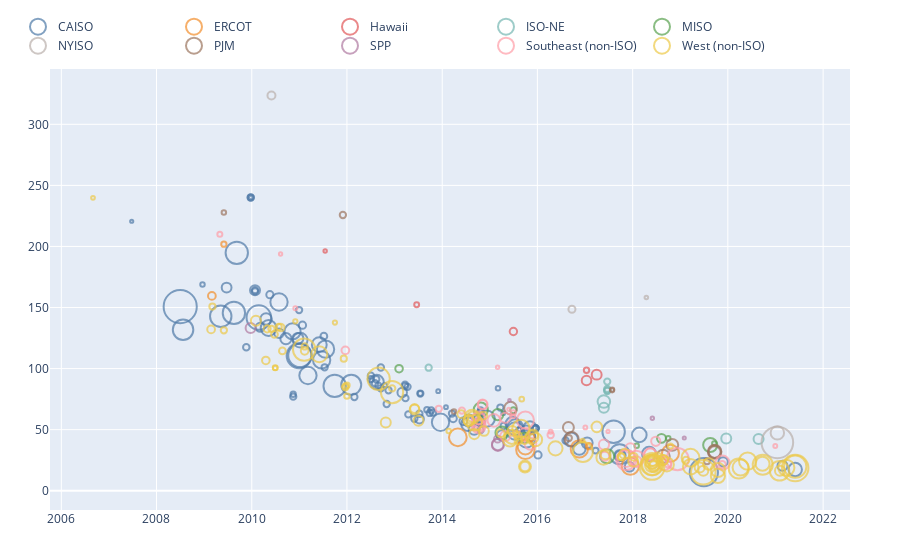

Source (notebook cell):
### Code cell
plot([scatter(
    subdf,
    x=:ppa_date,
    y=:ppa_price,
    color=:region_categorical,
    mode="markers",
    marker=attr(size=:capacity_mw, sizemode="area", symbol="circle-open"),
    marker_color = mycolorpal[subdf[1, :region_categorical]],
    marker_line_width = 2,
    name=subdf[1, :region_categorical],
    labels = Dict(
        :region_categorical => "Region",
        :ppa_date => "", 
        :ppa_price => "PPA Price (2020 Dollars/MWh)"),
)
for subdf in groupby(ppa_price_long, :region_categorical)
],
Layout(legend_orientation="h",
    legend_x=.9,
        legend_y=1.02,
        legend_xanchor="right",
        legend_yanchor="bottom"))

### Figure 1 — Plotly figure (JSON) as saved in the notebook; plotly's stock layout.template omitted (floating-point values rounded to 4 significant figures)
{"data": [{"color": ["CAISO", "CAISO", "CAISO", "CAISO", "CAISO", "CAISO", "CAISO", "CAISO", "CAISO", "CAISO", "CAISO", "CAISO", "CAISO", "CAISO", "CAISO", "CAISO", "CAISO", "CAISO", "CAISO", "CAISO", "CAISO", "CAISO", "CAISO", "CAISO", "CAISO", "CAISO", "CAISO", "CAISO", "CAISO", "CAISO", "CAISO", "CAISO", "CAISO", "CAISO", "CAISO", "CAISO", "CAISO", "CAISO", "CAISO", "CAISO", "CAISO", "CAISO", "CAISO", "CAISO", "CAISO", "CAISO", "CAISO", "CAISO", "CAISO", "CAISO", "CAISO", "CAISO", "CAISO", "CAISO", "CAISO", "CAISO", "CAISO", "CAISO", "CAISO", "CAISO", "CAISO", "CAISO", "CAISO", "CAISO", "CAISO", "CAISO", "CAISO", "CAISO", "CAISO", "CAISO", "CAISO", "CAISO", "CAISO", "CAISO", "CAISO", "CAISO", "CAISO", "CAISO", "CAISO", "CAISO", "CAISO", "CAISO", "CAISO", "CAISO", "CAISO", "CAISO", "CAISO", "CAISO", "CAISO", "CAISO", "CAISO", "CAISO", "CAISO", "CAISO", "CAISO", "CAISO", "CAISO", "CAISO", "CAISO", "CAISO", "CAISO", "CAISO", "CAISO", "CAISO", "CAISO", "CAISO", "CAISO", "CAISO", "CAISO", "CAISO", "CAISO", "CAISO", "CAISO", "CAISO", "CAISO", "CAISO", "CAISO", "CAISO", "CAISO", "CAISO", "CAISO", "CAISO", "CAISO"], "labels": {"ppa_date": "", "ppa_price": "PPA Price (2020 Dollars/MWh)", "region_categorical": "Region"}, "marker": {"color": "#4E79A7", "line": {"width": 2}, "size": [5, 550, 210, 10, 230, 48, 250, 250, 21, 20, 19, 6, 50, 20, 20, 300, 40, 66, 125, 25.8, 150, 45, 62.5, 130, 20, 14, 60, 309, 20, 270, 110, 26, 150, 110, 150, 23, 20, 150, 250, 200, 20, 20, 20, 20, 20, 102, 20, 20.8, 20, 10, 20, 20, 45, 20, 20, 20, 20, 20, 20, 40, 20, 20, 12, 15, 20, 20, 20, 7.314, 150, 7, 20, 26.66, 30, 93.6, 75, 60, 30, 40, 11.4, 20, 20, 20, 20, 19.5, 19.5, 15, 14.7, 130, 10.5, 20, 54, 6.8, 20, 100.8, 125, 150, 10, 10, 55, 154.3, 85, 54, 20, 20, 20, 20, 26, 20, 100, 80, 60, 17, 252.3, 200, 62.5, 50, 45, 106.7, 100, 400, 44, 50, 90], "sizemode": "area", "symbol": "circle-open"}, "mode": "markers", "name": "CAISO", "type": "scatter", "x": ["2007-06-25", "2008-07-01", "2008-07-23", "2008-12-19", "2009-05-08", "2009-06-22", "2009-08-17", "2009-09-08", "2009-11-20", "2009-12-24", "2009-12-24", "2009-12-24", "2010-01-26", "2010-01-26", "2010-01-26", "2010-02-24", "2010-03-06", "2010-04-21", "2010-05-10", "2010-05-20", "2010-07-29", "2010-07-29", "2010-09-20", "2010-11-10", "2010-11-15", "2010-11-15", "2010-12-21", "2010-12-30", "2010-12-30", "2011-01-05", "2011-01-07", "2011-01-25", "2011-03-08", "2011-06-03", "2011-06-21", "2011-07-08", "2011-07-14", "2011-07-21", "2011-09-29", "2012-02-03", "2012-02-27", "2012-07-03", "2012-07-03", "2012-08-03", "2012-08-13", "2012-08-16", "2012-08-29", "2012-09-17", "2012-09-17", "2012-10-17", "2012-11-01", "2012-11-15", "2013-02-28", "2013-03-22", "2013-03-22", "2013-03-25", "2013-04-10", "2013-04-16", "2013-06-01", "2013-07-10", "2013-07-10", "2013-07-17", "2013-07-17", "2013-09-06", "2013-09-27", "2013-10-09", "2013-10-22", "2013-12-01", "2013-12-19", "2014-01-30", "2014-03-17", "2014-03-26", "2014-06-12", "2014-07-18", "2014-07-23", "2014-09-03", "2014-10-03", "2014-10-20", "2014-10-21", "2014-10-22", "2014-10-22", "2014-10-22", "2014-10-22", "2014-10-22", "2014-10-22", "2014-10-22", "2014-10-22", "2014-12-09", "2015-03-05", "2015-03-23", "2015-04-03", "2015-04-14", "2015-04-17", "2015-06-25", "2015-07-15", "2015-07-16", "2015-08-12", "2015-08-16", "2015-10-08", "2015-10-09", "2015-11-05", "2015-11-06", "2015-12-18", "2015-12-18", "2015-12-18", "2015-12-18", "2016-01-06", "2016-08-04", "2016-09-15", "2016-11-18", "2017-01-17", "2017-03-23", "2017-08-08", "2017-09-23", "2017-09-26", "2017-09-26", "2017-12-08", "2018-02-21", "2018-05-07", "2019-07-01", "2019-11-26", "2021-02-23", "2021-06-01"], "y": [220.6, 150.7, 131.8, 168.8, 142.8, 166.4, 145.6, 194.8, 117.5, 240.1, 240.1, 240.1, 164.2, 164.2, 163.2, 141.8, 133.8, 140.6, 133.2, 160.6, 154.5, 128.9, 124.5, 130.5, 77.04, 78.97, 124.7, 110.5, 147.9, 110.7, 123.3, 135.5, 94.32, 119.6, 107.1, 126.5, 101.1, 115.9, 85.83, 86.72, 76.76, 91.38, 94.21, 87.99, 91.29, 89.01, 86.05, 100.9, 83.85, 86.46, 71.03, 82.27, 80.47, 86.88, 85.55, 75.77, 85.06, 62.49, 58.95, 58.76, 63.03, 79.57, 79.57, 66.29, 63.69, 65.83, 63.92, 81.54, 56.08, 68.42, 63.18, 59.12, 56.86, 54.49, 57.45, 50.3, 59.12, 56.49, 61.91, 56.28, 56.28, 56.28, 49.75, 64.21, 64.22, 56.28, 66.2, 59.06, 83.89, 68.1, 45.33, 63.49, 52.97, 54.67, 51.95, 48.89, 50.14, 50.14, 49.01, 42.59, 51.51, 44.59, 51.16, 51.09, 51.14, 50.76, 29.29, 41.14, 41.92, 34.53, 39.19, 32.88, 48.29, 29.92, 28.85, 28.33, 19.55, 45.71, 30.17, 15.21, 23.64, 20.54, 17.38]}, {"color": ["ERCOT", "ERCOT", "ERCOT", "ERCOT", "ERCOT", "ERCOT", "ERCOT", "ERCOT", "ERCOT", "ERCOT"], "labels": {"ppa_date": "", "ppa_price": "PPA Price (2020 Dollars/MWh)", "region_categorical": "Region"}, "marker": {"color": "#F28E2B", "line": {"width": 2}, "size": [30, 14, 157.5, 170, 118.5, 30, 150, 20, 150, 144], "sizemode": "area", "symbol": "circle-open"}, "mode": "markers", "name": "ERCOT", "type": "scatter", "x": ["2009-03-01", "2009-06-01", "2014-05-01", "2015-10-01", "2015-10-01", "2015-11-10", "2016-11-18", "2017-01-31", "2017-12-14", "2018-10-18"], "y": [159.5, 201.9, 43.77, 33.48, 36.02, 43.77, 34.22, 36.45, 20.19, 30.72]}, {"color": ["Hawaii", "Hawaii", "Hawaii", "Hawaii", "Hawaii", "Hawaii"], "labels": {"ppa_date": "", "ppa_price": "PPA Price (2020 Dollars/MWh)", "region_categorical": "Region"}, "marker": {"color": "#E15759", "line": {"width": 2}, "size": [6, 12, 27.6, 45.9, 14.7, 49], "sizemode": "area", "symbol": "circle-open"}, "mode": "markers", "name": "Hawaii", "type": "scatter", "x": ["2011-07-18", "2013-06-19", "2015-07-01", "2017-01-12", "2017-01-12", "2017-03-31"], "y": [196.3, 152.2, 130.3, 90.24, 98.62, 95.02]}, {"color": ["ISO-NE", "ISO-NE", "ISO-NE", "ISO-NE", "ISO-NE", "ISO-NE", "ISO-NE", "ISO-NE", "ISO-NE"], "labels": {"ppa_date": "", "ppa_price": "PPA Price (2020 Dollars/MWh)", "region_categorical": "Region"}, "marker": {"color": "#76B7B2", "line": {"width": 2}, "size": [20, 78.4, 49.36, 19.6, 19.59, 19.58, 19.58, 50, 50], "sizemode": "area", "symbol": "circle-open"}, "mode": "markers", "name": "ISO-NE", "type": "scatter", "x": ["2013-09-19", "2017-05-25", "2017-05-25", "2017-06-20", "2017-06-20", "2017-06-20", "2017-06-20", "2019-12-20", "2020-08-24"], "y": [100.7, 72.99, 67.92, 83.37, 89.38, 82.2, 81.66, 42.78, 42.37]}, {"color": ["MISO", "MISO", "MISO", "MISO", "MISO", "MISO", "MISO", "MISO", "MISO", "MISO", "MISO", "MISO"], "labels": {"ppa_date": "", "ppa_price": "PPA Price (2020 Dollars/MWh)", "region_categorical": "Region"}, "marker": {"color": "#59A14F", "line": {"width": 2}, "size": [28.8, 100, 62.25, 81, 20, 52, 100, 10, 40, 10.5, 100, 9.308], "sizemode": "area", "symbol": "circle-open"}, "mode": "markers", "name": "MISO", "type": "scatter", "x": ["2013-02-04", "2014-10-24", "2015-03-03", "2015-04-03", "2015-07-01", "2015-09-23", "2017-06-19", "2018-02-01", "2018-08-10", "2018-10-01", "2019-08-19", "2019-09-19"], "y": [99.91, 66.36, 62.33, 47.41, 65.79, 43.26, 28.2, 36.79, 42.87, 42.85, 37.4, 38.78]}, {"color": ["NYISO", "NYISO", "NYISO", "NYISO", "NYISO"], "labels": {"ppa_date": "", "ppa_price": "PPA Price (2020 Dollars/MWh)", "region_categorical": "Region"}, "marker": {"color": "#BAB0AC", "line": {"width": 2}, "size": [32, 24.9, 6.3, 500, 90], "sizemode": "area", "symbol": "circle-open"}, "mode": "markers", "name": "NYISO", "type": "scatter", "x": ["2010-06-01", "2016-09-22", "2018-04-16", "2021-01-15", "2021-01-15"], "y": [323.6, 148.6, 158.2, 39.5, 47.36]}, {"color": ["PJM", "PJM", "PJM", "PJM", "PJM", "PJM", "PJM", "PJM", "PJM", "PJM", "PJM", "PJM", "PJM", "PJM", "PJM"], "labels": {"ppa_date": "", "ppa_price": "PPA Price (2020 Dollars/MWh)", "region_categorical": "Region"}, "marker": {"color": "#9C755F", "line": {"width": 2}, "size": [10.08, 20, 10.3, 80, 60, 20, 100, 8.4, 8.4, 86, 70, 17.5, 90, 88, 70], "sizemode": "area", "symbol": "circle-open"}, "mode": "markers", "name": "PJM", "type": "scatter", "x": ["2009-06-01", "2011-12-01", "2014-04-01", "2015-06-09", "2016-08-26", "2016-08-29", "2016-09-20", "2017-07-28", "2017-07-28", "2018-08-23", "2018-11-01", "2019-07-25", "2019-09-22", "2019-09-22", "2019-09-22"], "y": [227.7, 225.8, 64.8, 67.58, 51.74, 43.12, 42.23, 82.81, 82.18, 28.23, 37.52, 24.16, 31.61, 32.29, 31.61]}, {"color": ["SPP", "SPP", "SPP", "SPP", "SPP", "SPP", "SPP"], "labels": {"ppa_date": "", "ppa_price": "PPA Price (2020 Dollars/MWh)", "region_categorical": "Region"}, "marker": {"color": "#B07AA1", "line": {"width": 2}, "size": [50, 25, 70, 70, 3.6, 5.681, 4.6], "sizemode": "area", "symbol": "circle-open"}, "mode": "markers", "name": "SPP", "type": "scatter", "x": ["2009-12-23", "2015-03-02", "2015-03-04", "2015-03-04", "2015-06-01", "2018-06-01", "2019-02-01"], "y": [133.2, 42.29, 37.46, 37.94, 74.01, 59.32, 43.11]}, {"color": ["Southeast (non-ISO)", "Southeast (non-ISO)", "Southeast (non-ISO)", "Southeast (non-ISO)", "Southeast (non-ISO)", "Southeast (non-ISO)", "Southeast (non-ISO)", "Southeast (non-ISO)", "Southeast (non-ISO)", "Southeast (non-ISO)", "Southeast (non-ISO)", "Southeast (non-ISO)", "Southeast (non-ISO)", "Southeast (non-ISO)", "Southeast (non-ISO)", "Southeast (non-ISO)", "Southeast (non-ISO)", "Southeast (non-ISO)", "Southeast (non-ISO)", "Southeast (non-ISO)", "Southeast (non-ISO)", "Southeast (non-ISO)", "Southeast (non-ISO)", "Southeast (non-ISO)", "Southeast (non-ISO)", "Southeast (non-ISO)", "Southeast (non-ISO)", "Southeast (non-ISO)", "Southeast (non-ISO)", "Southeast (non-ISO)", "Southeast (non-ISO)", "Southeast (non-ISO)", "Southeast (non-ISO)", "Southeast (non-ISO)", "Southeast (non-ISO)", "Southeast (non-ISO)", "Southeast (non-ISO)", "Southeast (non-ISO)", "Southeast (non-ISO)", "Southeast (non-ISO)", "Southeast (non-ISO)", "Southeast (non-ISO)", "Southeast (non-ISO)", "Southeast (non-ISO)", "Southeast (non-ISO)"], "labels": {"ppa_date": "", "ppa_price": "PPA Price (2020 Dollars/MWh)", "region_categorical": "Region"}, "marker": {"color": "#FF9DA7", "line": {"width": 2}, "size": [12.6, 5.5, 7.65, 30, 20, 20, 103, 101.3, 80, 76.5, 51, 30, 50, 40, 80, 6, 52, 50.6, 4.9, 7.06, 13, 20, 52, 146, 72, 20.4, 8.16, 7.2, 52.5, 40, 5, 200, 150, 50, 120, 57.5, 74.5, 74.5, 42, 102.5, 20, 250, 25, 100, 7.5], "sizemode": "area", "symbol": "circle-open"}, "mode": "markers", "name": "Southeast (non-ISO)", "type": "scatter", "x": ["2009-05-01", "2010-08-10", "2010-12-01", "2011-12-20", "2013-12-06", "2014-06-01", "2014-10-08", "2014-10-08", "2014-10-08", "2014-10-08", "2014-10-08", "2014-10-08", "2014-11-07", "2014-11-07", "2015-02-01", "2015-03-02", "2015-04-30", "2015-04-30", "2015-05-27", "2015-06-30", "2015-07-01", "2015-07-21", "2015-09-23", "2015-10-01", "2015-11-09", "2016-04-12", "2016-04-12", "2017-01-03", "2017-05-26", "2017-06-01", "2017-06-26", "2017-11-13", "2017-11-13", "2017-12-15", "2018-01-29", "2018-01-29", "2018-05-16", "2018-05-16", "2018-06-27", "2018-08-31", "2018-10-01", "2018-12-11", "2019-11-19", "2019-11-21", "2020-12-30"], "y": [210.1, 193.8, 149.4, 114.9, 67.09, 65.58, 57.74, 52.77, 59.68, 53.48, 53.54, 57.16, 70.54, 70.54, 57.6, 101.1, 59.72, 44.74, 66.61, 61.05, 63.83, 46.3, 46.99, 57.92, 38.43, 45.57, 48.36, 51.83, 37.8, 28.16, 48.57, 25.2, 26.47, 34.79, 26.34, 23.84, 29.72, 29.72, 40.45, 22.64, 21.5, 25.9, 21.5, 22.97, 36.66]}, {"color": ["West (non-ISO)", "West (non-ISO)", "West (non-ISO)", "West (non-ISO)", "West (non-ISO)", "West (non-ISO)", "West (non-ISO)", "West (non-ISO)", "West (non-ISO)", "West (non-ISO)", "West (non-ISO)", "West (non-ISO)", "West (non-ISO)", "West (non-ISO)", "West (non-ISO)", "West (non-ISO)", "West (non-ISO)", "West (non-ISO)", "West (non-ISO)", "West (non-ISO)", "West (non-ISO)", "West (non-ISO)", "West (non-ISO)", "West (non-ISO)", "West (non-ISO)", "West (non-ISO)", "West (non-ISO)", "West (non-ISO)", "West (non-ISO)", "West (non-ISO)", "West (non-ISO)", "West (non-ISO)", "West (non-ISO)", "West (non-ISO)", "West (non-ISO)", "West (non-ISO)", "West (non-ISO)", "West (non-ISO)", "West (non-ISO)", "West (non-ISO)", "West (non-ISO)", "West (non-ISO)", "West (non-ISO)", "West (non-ISO)", "West (non-ISO)", "West (non-ISO)", "West (non-ISO)", "West (non-ISO)", "West (non-ISO)", "West (non-ISO)", "West (non-ISO)", "West (non-ISO)", "West (non-ISO)", "West (non-ISO)", "West (non-ISO)", "West (non-ISO)", "West (non-ISO)", "West (non-ISO)", "West (non-ISO)", "West (non-ISO)", "West (non-ISO)", "West (non-ISO)", "West (non-ISO)", "West (non-ISO)", "West (non-ISO)", "West (non-ISO)", "West (non-ISO)", "West (non-ISO)", "West (non-ISO)", "West (non-ISO)", "West (non-ISO)", "West (non-ISO)", "West (non-ISO)", "West (non-ISO)", "West (non-ISO)", "West (non-ISO)", "West (non-ISO)", "West (non-ISO)", "West (non-ISO)", "West (non-ISO)", "West (non-ISO)", "West (non-ISO)", "West (non-ISO)", "West (non-ISO)", "West (non-ISO)", "West (non-ISO)", "West (non-ISO)", "West (non-ISO)", "West (non-ISO)", "West (non-ISO)", "West (non-ISO)", "West (non-ISO)", "West (non-ISO)", "West (non-ISO)", "West (non-ISO)", "West (non-ISO)", "West (non-ISO)", "West (non-ISO)", "West (non-ISO)", "West (non-ISO)", "West (non-ISO)"], "labels": {"ppa_date": "", "ppa_price": "PPA Price (2020 Dollars/MWh)", "region_categorical": "Region"}, "marker": {"color": "#EDC948", "line": {"width": 2}, "size": [7, 30, 19, 20, 50, 29, 25, 20, 23, 12, 10, 20, 30, 23, 9, 250, 30, 20, 127, 9, 19, 20, 20, 15, 15, 250, 50, 250, 20, 48, 40, 50, 10.42, 30, 56, 56, 105, 60, 120, 52, 30, 45, 30, 100, 100, 46, 30, 30, 150, 10.88, 25, 71.4, 46.2, 86, 50, 90, 100, 7.8, 200, 56, 100, 50, 25, 25, 50, 50, 30, 300, 250, 200, 101, 100, 50, 60, 30, 122, 58, 35, 50, 50, 100, 13, 22, 160, 120, 50, 300, 50, 66, 100, 100, 200, 127.9, 150, 100, 200, 190, 50, 130, 350, 250], "sizemode": "area", "symbol": "circle-open"}, "mode": "markers", "name": "West (non-ISO)", "type": "scatter", "x": ["2006-09-01", "2009-02-23", "2009-03-05", "2009-06-01", "2010-02-02", "2010-04-19", "2010-04-29", "2010-06-01", "2010-06-24", "2010-06-30", "2010-06-30", "2010-07-26", "2010-08-10", "2010-08-24", "2010-12-01", "2011-02-07", "2011-02-11", "2011-02-11", "2011-06-03", "2011-10-01", "2011-12-08", "2011-12-20", "2011-12-20", "2012-01-01", "2012-01-01", "2012-08-31", "2012-10-25", "2012-12-12", "2012-12-13", "2013-06-03", "2013-06-03", "2013-07-03", "2014-02-20", "2014-05-27", "2014-07-24", "2014-07-24", "2014-08-19", "2014-08-25", "2014-09-04", "2014-09-04", "2014-11-13", "2014-11-18", "2015-03-25", "2015-06-05", "2015-06-19", "2015-06-23", "2015-08-05", "2015-08-09", "2015-08-28", "2015-09-03", "2015-09-24", "2015-09-28", "2015-09-28", "2015-11-20", "2015-11-30", "2015-12-17", "2016-05-19", "2016-12-13", "2016-12-15", "2017-04-01", "2017-05-22", "2017-06-07", "2017-10-06", "2017-10-06", "2017-10-30", "2018-01-05", "2018-01-09", "2018-05-30", "2018-05-30", "2018-05-30", "2018-05-30", "2018-05-30", "2018-05-30", "2018-06-06", "2018-06-08", "2018-06-13", "2018-06-13", "2018-07-10", "2018-08-22", "2018-08-22", "2018-09-20", "2018-10-18", "2019-02-14", "2019-03-21", "2019-03-22", "2019-05-30", "2019-06-27", "2019-06-27", "2019-08-08", "2019-10-17", "2019-10-17", "2020-03-25", "2020-04-08", "2020-06-01", "2020-09-23", "2020-09-25", "2021-02-01", "2021-02-04", "2021-03-25", "2021-06-01", "2021-06-01"], "y": [239.9, 132.1, 150.8, 131.4, 139.1, 106.7, 132.5, 132.5, 128.1, 100.8, 100.5, 134.1, 133.6, 114.4, 138.7, 115.6, 114.5, 118.1, 111.7, 137.7, 108.1, 85.46, 84.64, 86.33, 77.46, 91.65, 55.83, 80.78, 83.79, 66.36, 67.25, 57.24, 48.86, 62.71, 57.24, 57.8, 60.44, 60.41, 55.6, 46.39, 61.57, 48.83, 47.09, 41.94, 44.13, 49.03, 45.02, 41.04, 51.02, 74.94, 41.17, 19.78, 19.78, 43.98, 46.1, 41.82, 34.68, 41.03, 31.78, 52.29, 27.11, 29.78, 27.84, 27.84, 30.35, 23.89, 27.8, 18.93, 21.69, 21.13, 21.12, 23.87, 24.33, 24.64, 21.5, 23.23, 19.66, 27.82, 25.13, 25.13, 21.55, 36.63, 25.04, 26.98, 19.71, 19.07, 15.07, 16.29, 21.94, 12.11, 16.96, 18.17, 18.95, 24.24, 22.1, 21.25, 16.3, 16.37, 18.82, 18.6, 19.7]}], "layout": {"legend": {"orientation": "h", "x": 0.9, "xanchor": "right", "y": 1.02, "yanchor": "bottom"}, "margin": {"b": 50, "l": 50, "r": 50, "t": 60}}}
